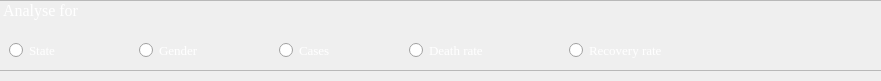
                <widget class="QWidget" name="widget" native="true">
                 <property name="geometry">
                  <rect>
                   <x>10</x>
                   <y>20</y>
                   <width>881</width>
                   <height>81</height>
                  </rect>
                 </property>
                 <widget class="QFrame" name="frame_4">
                  <property name="geometry">
                   <rect>
                    <x>-11</x>
                    <y>0</y>
                    <width>931</width>
                    <height>71</height>
                   </rect>
                  </property>
                  <property name="frameShape">
                   <enum>QFrame::StyledPanel</enum>
                  </property>
                  <property name="frameShadow">
                   <enum>QFrame::Raised</enum>
                  </property>
                  <widget class="QLabel" name="label_2">
                   <property name="geometry">
                    <rect>
                     <x>14</x>
                     <y>0</y>
                     <width>111</width>
                     <height>21</height>
                    </rect>
                   </property>
                   <property name="font">
                    <font>
                     <family>Georgia</family>
                     <pointsize>12</pointsize>
                    </font>
                   </property>
                   <property name="styleSheet">
                    <string notr="true">color: rgb(255, 255, 255);</string>
                   </property>
                   <property name="text">
                    <string>Analyse for</string>
                   </property>
                  </widget>
                  <widget class="QRadioButton" name="state_radio_button">
                   <property name="geometry">
                    <rect>
                     <x>20</x>
                     <y>40</y>
                     <width>95</width>
                     <height>20</height>
                    </rect>
                   </property>
                   <property name="font">
                    <font>
                     <family>Georgia</family>
                     <pointsize>10</pointsize>
                    </font>
                   </property>
                   <property name="styleSheet">
                    <string notr="true">color: rgb(255, 255, 255);</string>
                   </property>
                   <property name="text">
                    <string>State</string>
                   </property>
                  </widget>
                  <widget class="QRadioButton" name="gender_radio_button">
                   <property name="geometry">
                    <rect>
                     <x>150</x>
                     <y>40</y>
                     <width>95</width>
                     <height>20</height>
                    </rect>
                   </property>
                   <property name="font">
                    <font>
                     <family>Georgia</family>
                     <pointsize>10</pointsize>
                    </font>
                   </property>
                   <property name="styleSheet">
                    <string notr="true">color: rgb(255, 255, 255);</string>
                   </property>
                   <property name="text">
                    <string>Gender</string>
                   </property>
                  </widget>
                  <widget class="QRadioButton" name="cases_button">
                   <property name="geometry">
                    <rect>
                     <x>290</x>
                     <y>40</y>
                     <width>71</width>
                     <height>20</height>
                    </rect>
                   </property>
                   <property name="font">
                    <font>
                     <family>Georgia</family>
                     <pointsize>10</pointsize>
                    </font>
                   </property>
                   <property name="styleSheet">
                    <string notr="true">color: rgb(255, 255, 255);</string>
                   </property>
                   <property name="text">
                    <string>Cases</string>
                   </property>
                  </widget>
                  <widget class="QRadioButton" name="death_radio_button">
                   <property name="geometry">
                    <rect>
                     <x>420</x>
                     <y>40</y>
                     <width>111</width>
                     <height>21</height>
                    </rect>
                   </property>
                   <property name="font">
                    <font>
                     <family>Georgia</family>
                     <pointsize>10</pointsize>
                    </font>
                   </property>
                   <property name="styleSheet">
                    <string notr="true">color: rgb(255, 255, 255);</string>
                   </property>
                   <property name="text">
                    <string>Death rate</string>
                   </property>
                  </widget>
                  <widget class="QRadioButton" name="recovery_radio_button">
                   <property name="geometry">
                    <rect>
                     <x>580</x>
                     <y>40</y>
                     <width>131</width>
                     <height>21</height>
                    </rect>
                   </property>
                   <property name="font">
                    <font>
                     <family>Georgia</family>
                     <pointsize>10</pointsize>
                    </font>
                   </property>
                   <property name="styleSheet">
                    <string notr="true">color: rgb(255, 255, 255);</string>
                   </property>
                   <property name="text">
                    <string>Recovery rate</string>
                   </property>
                  </widget>
                 </widget>
                </widget>
